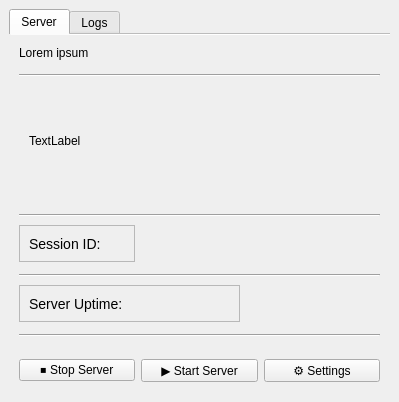
<?xml version="1.0" encoding="UTF-8"?>
<ui version="4.0">
 <class>MainWindow</class>
 <widget class="QMainWindow" name="MainWindow">
  <property name="geometry">
   <rect>
    <x>0</x>
    <y>0</y>
    <width>399</width>
    <height>402</height>
   </rect>
  </property>
  <property name="windowTitle">
   <string>Modern Server Manager</string>
  </property>
  <widget class="QWidget" name="centralwidget">
   <layout class="QVBoxLayout" name="mainLayout">
    <item>
     <widget class="QTabWidget" name="tabWidget">
      <property name="tabPosition">
       <enum>QTabWidget::North</enum>
      </property>
      <property name="currentIndex">
       <number>0</number>
      </property>
      <property name="documentMode">
       <bool>true</bool>
      </property>
      <widget class="QWidget" name="tabServer">
       <attribute name="title">
        <string>Server</string>
       </attribute>
       <widget class="QFrame" name="sessionFrame">
        <property name="geometry">
         <rect>
          <x>10</x>
          <y>250</y>
          <width>221</width>
          <height>37</height>
         </rect>
        </property>
        <property name="frameShape">
         <enum>QFrame::StyledPanel</enum>
        </property>
        <property name="frameShadow">
         <enum>QFrame::Raised</enum>
        </property>
        <layout class="QVBoxLayout" name="sessionLayout">
         <item>
          <widget class="QLabel" name="labelUptime">
           <property name="styleSheet">
            <string>font-size: 14px;</string>
           </property>
           <property name="text">
            <string>Server Uptime: </string>
           </property>
          </widget>
         </item>
        </layout>
       </widget>
       <widget class="QFrame" name="uptimeFrame">
        <property name="geometry">
         <rect>
          <x>10</x>
          <y>190</y>
          <width>116</width>
          <height>37</height>
         </rect>
        </property>
        <property name="frameShape">
         <enum>QFrame::StyledPanel</enum>
        </property>
        <property name="frameShadow">
         <enum>QFrame::Raised</enum>
        </property>
        <layout class="QVBoxLayout" name="uptimeLayout">
         <item>
          <widget class="QLabel" name="labelSession">
           <property name="styleSheet">
            <string>font-size: 14px;</string>
           </property>
           <property name="text">
            <string>Session ID: </string>
           </property>
          </widget>
         </item>
        </layout>
       </widget>
       <widget class="QLabel" name="label_2">
        <property name="geometry">
         <rect>
          <x>10</x>
          <y>10</y>
          <width>101</width>
          <height>16</height>
         </rect>
        </property>
        <property name="text">
         <string>Lorem ipsum</string>
        </property>
       </widget>
       <widget class="Line" name="line_2">
        <property name="geometry">
         <rect>
          <x>10</x>
          <y>30</y>
          <width>361</width>
          <height>20</height>
         </rect>
        </property>
        <property name="orientation">
         <enum>Qt::Horizontal</enum>
        </property>
       </widget>
       <widget class="QLabel" name="label_3">
        <property name="geometry">
         <rect>
          <x>20</x>
          <y>50</y>
          <width>341</width>
          <height>111</height>
         </rect>
        </property>
        <property name="text">
         <string>TextLabel</string>
        </property>
       </widget>
       <widget class="Line" name="line_3">
        <property name="geometry">
         <rect>
          <x>10</x>
          <y>170</y>
          <width>361</width>
          <height>20</height>
         </rect>
        </property>
        <property name="orientation">
         <enum>Qt::Horizontal</enum>
        </property>
       </widget>
       <widget class="Line" name="line_4">
        <property name="geometry">
         <rect>
          <x>10</x>
          <y>230</y>
          <width>361</width>
          <height>20</height>
         </rect>
        </property>
        <property name="orientation">
         <enum>Qt::Horizontal</enum>
        </property>
       </widget>
       <widget class="Line" name="line_5">
        <property name="geometry">
         <rect>
          <x>10</x>
          <y>290</y>
          <width>361</width>
          <height>20</height>
         </rect>
        </property>
        <property name="orientation">
         <enum>Qt::Horizontal</enum>
        </property>
       </widget>
       <widget class="QWidget" name="">
        <property name="geometry">
         <rect>
          <x>10</x>
          <y>320</y>
          <width>361</width>
          <height>31</height>
         </rect>
        </property>
        <layout class="QHBoxLayout" name="horizontalLayout">
         <item>
          <widget class="QPushButton" name="btnStop">
           <property name="text">
            <string>⏹ Stop Server</string>
           </property>
          </widget>
         </item>
         <item>
          <widget class="QPushButton" name="btnStart">
           <property name="text">
            <string>▶ Start Server</string>
           </property>
          </widget>
         </item>
         <item>
          <widget class="QPushButton" name="btnSettings">
           <property name="text">
            <string>⚙ Settings</string>
           </property>
          </widget>
         </item>
        </layout>
       </widget>
      </widget>
      <widget class="QWidget" name="tabLogs">
       <attribute name="title">
        <string>Logs</string>
       </attribute>
       <widget class="QScrollArea" name="scrollArea">
        <property name="geometry">
         <rect>
          <x>10</x>
          <y>50</y>
          <width>361</width>
          <height>251</height>
         </rect>
        </property>
        <property name="widgetResizable">
         <bool>true</bool>
        </property>
        <widget class="QWidget" name="scrollAreaWidgetContents">
         <property name="geometry">
          <rect>
           <x>0</x>
           <y>0</y>
           <width>359</width>
           <height>249</height>
          </rect>
         </property>
         <widget class="QListView" name="listView">
          <property name="geometry">
           <rect>
            <x>0</x>
            <y>0</y>
            <width>371</width>
            <height>251</height>
           </rect>
          </property>
         </widget>
        </widget>
       </widget>
       <widget class="QLabel" name="label">
        <property name="geometry">
         <rect>
          <x>10</x>
          <y>10</y>
          <width>111</width>
          <height>16</height>
         </rect>
        </property>
        <property name="text">
         <string>Lorem ipsum</string>
        </property>
       </widget>
       <widget class="Line" name="line">
        <property name="geometry">
         <rect>
          <x>10</x>
          <y>30</y>
          <width>361</width>
          <height>20</height>
         </rect>
        </property>
        <property name="orientation">
         <enum>Qt::Horizontal</enum>
        </property>
       </widget>
       <widget class="Line" name="line_6">
        <property name="geometry">
         <rect>
          <x>10</x>
          <y>300</y>
          <width>361</width>
          <height>20</height>
         </rect>
        </property>
        <property name="orientation">
         <enum>Qt::Horizontal</enum>
        </property>
       </widget>
       <widget class="QWidget" name="">
        <property name="geometry">
         <rect>
          <x>10</x>
          <y>320</y>
          <width>361</width>
          <height>31</height>
         </rect>
        </property>
        <layout class="QHBoxLayout" name="horizontalLayout_2">
         <item>
          <widget class="QPushButton" name="btnExportLogs">
           <property name="text">
            <string>📤 Export Logs</string>
           </property>
          </widget>
         </item>
         <item>
          <widget class="QPushButton" name="btnEncryptLogs">
           <property name="text">
            <string>🔐 Encrypt Logs</string>
           </property>
          </widget>
         </item>
         <item>
          <widget class="QPushButton" name="btnDeleteLogs">
           <property name="text">
            <string>🗑 Delete Logs</string>
           </property>
          </widget>
         </item>
        </layout>
       </widget>
      </widget>
     </widget>
    </item>
   </layout>
  </widget>
 </widget>
 <resources/>
 <connections/>
</ui>
